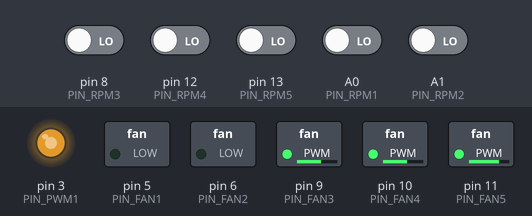
Recording of a sketch running on a simulated Arduino Uno, built with avr-gcc and run on an emulated ATmega328P. Shown: switched loads named in the sketch (green lamp = pin HIGH), output pins drawn as LEDs (lit = HIGH). The test bench sets the inputs (shaded band); at power-on: A0 (PIN_RPM1), A1 (PIN_RPM2), pin 8 (PIN_RPM3), pin 12 (PIN_RPM4), pin 13 (PIN_RPM5) LOW. Random numbers use the default seed unless the sketch sets one.

Above: at 0.1 s.
Timing chart, 0 to 1.6 s (numbered marks = the images above):
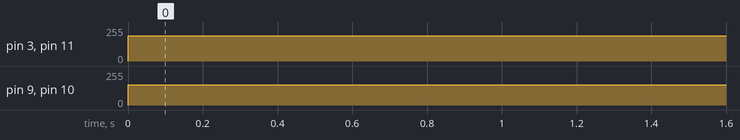

Measured:
- by itself, pin 3 (PIN_PWM1), pin 11 (PIN_FAN5): 0/255 → 191/255 at 0.00 s
- by itself, pin 9 (PIN_FAN3), pin 10 (PIN_FAN4): 0/255 → 152/255 at 0.00 s

The sketch:

pruebas_lab.ino
```cpp
//Incluimos librerías

#include <stdio.h>
#include "Fan.h"

const uint8_t PIN_DTemp = A3;
const uint8_t PIN_LEDs = A2;
const uint8_t PIN_RPM2 = A1;
const uint8_t PIN_RPM1 = A0;
const uint8_t PIN_PWM1 = 3; //Freqüència PWM = 490Hz
const uint8_t PIN_FAN1 = 5; //Freqüència PWM = 980Hz
const uint8_t PIN_FAN2 = 6; //Freqüència PWM = 980Hz
const uint8_t PIN_RPM3 = 8;
const uint8_t PIN_FAN3 = 9; //Freqüència PWM = 490Hz
const uint8_t PIN_FAN4 = 10; //Freqüència PWM = 490Hz
const uint8_t PIN_FAN5 = 11; //Freqüència PWM = 490Hz
const uint8_t PIN_RPM4 = 12;
const uint8_t PIN_RPM5 = 13;

FanType_t type_fan1 = FourPins_Soft;
FanType_t type_fan2 = FourPins_Hard;
FanType_t type_fan3 = FourPins_Hard;
FanType_t type_fan4 = ThreePins;
FanType_t type_fan5 = ThreePins;

Operation_Mode_t mode_fan = MANUAL;

uint16_t rpm_fan1 = 0;
uint16_t rpm_fan2 = 0;
uint16_t rpm_fan3 = 0;
uint16_t rpm_fan4 = 0;
uint16_t rpm_fan5 = 0;

uint8_t rpm_fan1_percent = 0; //Per quan es rebi per part de l'interfície gràfica
uint8_t rpm_fan2_percent = 0;
uint8_t rpm_fan3_percent = 0;
uint8_t rpm_fan4_percent = 0;
uint8_t rpm_fan5_percent = 0;

float temp_sensor1 = 0.0;
float temp_sensor2 = 0.0;
float temp_sensor3 = 0.0;

Fan Fan1(type_fan1, PIN_RPM1, PIN_FAN1, PIN_PWM1);
Fan Fan2(type_fan2, PIN_RPM2, PIN_FAN2);
Fan Fan3(type_fan3, PIN_RPM3, PIN_FAN3);
Fan Fan4(type_fan4, PIN_RPM4, PIN_FAN4);
Fan Fan5(type_fan5, PIN_RPM5, PIN_FAN5);

const word PWM_FREQ_HZ = 25000; //Adjust this value to adjust the frequency
const word TCNT1_TOP = 16000000/(2*PWM_FREQ_HZ);


const word OCRA_TOP = 1;

void setup() {

  Serial.begin(115200);

  // Clear Timer1 control and count registers PHASE CORRECT PWM perque el calcul ho permet
  TCCR1A = 0;
  TCCR1B = 0;
  TCNT1  = 0;

  // Set Timer1 configuration
  // COM1A(1:0) = 0b10   (Output A clear rising/set falling)
  // COM1B(1:0) = 0b00   (Output B normal operation)
  // WGM(13:10) = 0b1010 (Phase correct PWM)
  // ICNC1      = 0b0    (Input capture noise canceler disabled)
  // ICES1      = 0b0    (Input capture edge select disabled)
  // CS(12:10)  = 0b001  (Input clock select = clock/1)

  TCCR1A |= (1 << COM1A1) | (1 << WGM11);
  TCCR1B |= (1 << WGM13) | (1 << CS10);
  ICR1 = TCNT1_TOP;

  //PHASE CORRECT PWM Mod Perque el calcul ho permet

  TCCR2A = 0;
  TCCR2B = 0;
  OCR2A  = 0;
  TCNT2 = 0;

  TCCR2A |= (1 << COM2A1) | (1 << WGM20);
  TCCR2B |= (0 << WGM22) | (1 << CS20);
  OCR2A = OCRA_TOP;


  Fan1.begin();
  Fan2.begin();
  Fan3.begin();
  Fan4.begin();
  Fan5.begin();

}

void loop() {


  /*Fan1.setFanSpeed(mode_fan, temp_sensor1, rpm_fan1_percent);
  Fan2.setFanSpeed(mode_fan, temp_sensor2, rpm_fan2_percent);
  Fan3.setFanSpeed(mode_fan, temp_sensor2, rpm_fan3_percent);
  Fan4.setFanSpeed(mode_fan, temp_sensor3, rpm_fan4_percent);
  Fan5.setFanSpeed(mode_fan, temp_sensor3, rpm_fan5_percent);*/

  Fan1.measureRPM();
  Fan2.measureRPM();
  Fan3.measureRPM();
  Fan4.measureRPM();
  Fan5.measureRPM();

  rpm_fan1 = Fan1.getRPM();
  rpm_fan2 = Fan2.getRPM();
  rpm_fan3 = Fan3.getRPM();
  rpm_fan4 = Fan4.getRPM();
  rpm_fan5 = Fan5.getRPM();

  /*Serial.print("Revoluciones ventilador 3: ");
  Serial.println(rpm_fan3);*/

  /*Serial.print("Revoluciones ventilador 4: ");
  Serial.println(rpm_fan4);*/

  /*Serial.print("Revoluciones ventilador 5: ");
  Serial.println(rpm_fan5);*/


  analogWrite(9, 191); //Funciona igual a 25kHz
  analogWrite(10, 191); //Funciona igual a 25kHz
  analogWrite(3, 191); //Funciona igual a 31.33kHz
  analogWrite(11, 191); //Funciona igual a 31.33kHz
}
```

Fan.cpp
```cpp
#include "Fan.h"

/*******************************************************************************
 ** Initializations
 ******************************************************************************/

Fan::Fan(FanType_t type, uint8_t pin_rpm, uint8_t pin_fan, uint8_t pin_pwm = 0)
{
  type_    = type;
  pin_fan_ = pin_fan;
  pin_rpm_ = pin_rpm;
  pin_pwm_ = pin_pwm;

  last_pwm_value = 0;

  rpm_ = 0;
  start_time_ = 0;
  counting_  = false;
}


void Fan::begin()
{
  pinMode(pin_rpm_, INPUT);
  pinMode(pin_fan_, OUTPUT);
  if( pin_pwm_ != 0 ){
    pinMode(pin_pwm_, OUTPUT);
  }
}


/*
 *
 *
 */
void Fan::measureRPM(){

  // llegim l'entrada una única vegada enlloc de fer-ho dues vegades si no és compleix el primer if
  int current_value = digitalRead(pin_rpm_);

  if( current_value == LOW && counting_ == true ){
    counting_ = false;
    unsigned long end_time = micros();  // s'ha de tenir en compte que micros retorna un unsigned long
    // el temps final no fa falta sigui variable de classe, només s'empra aquí

    // si no és compleix es que ha coincidit amb el desbordament del comptador intern
    if ( end_time > start_time_ )
    {
      // la durada del pols tampoc fa falta que sigui variable de classe
      unsigned int pulse_width = micros() - start_time_;
      rpm_ = (60*1000000)/(4*pulse_width);
    }
  }else if(current_value == HIGH && counting_ == false){

    start_time_ = micros();
    counting_ = true;
  }
}

void Fan::setFanSpeed(Operation_Mode_t oper_mode, uint8_t temperature, uint8_t percent){
  int pwm_value;
  pwm_value = calculateFanSpeed(oper_mode, temperature, percent);
  if(oper_mode == MANUAL){
    if(pin_pwm_ != 0){
      analogWrite(pin_pwm_, pwm_value);
      digitalWrite(pin_fan_, HIGH);
    }else{
      analogWrite(pin_fan_, pwm_value);
    }
  }else{
    if(last_pwm_value >= (pwm_value + 5) || pwm_value >= (last_pwm_value + 5)){
      if(pin_pwm_ != 0){
        analogWrite(pin_pwm_, pwm_value);
        digitalWrite(pin_fan_, HIGH);
      }else{
        analogWrite(pin_fan_, pwm_value);
      }
    }
  }
  last_pwm_value = pwm_value;
}

uint8_t Fan::calculateFanSpeed(Operation_Mode_t oper_mode, uint8_t temperature, uint8_t percent){
  int pwm_value;
  switch ( oper_mode )
  {
    case MANUAL:
      pwm_value = map(percent, 0, 100, 101, 255);
      break;
    case SILENT:
      pwm_value = map(temperature, 55, 85, 101, 255);
      break;
    case NORMAL:
      pwm_value = map(temperature, 45, 85, 101, 255); //Com a valor minim de PWM establim 101 ja que sera el valor minim el qual fara que el venmtilador giri minimament
      break;
    case GAMING:
      pwm_value = map(temperature, 35, 75, 101, 255); //Baixam el rang de temperatura per a que s'activi abans ja que es suposa que estirem exigint molt a la computadora
      break;
    default:
      break;
  }
  return pwm_value;

}
```

Fan.h
```cpp
#ifndef FAN_H
#define FAN_H

#include <Arduino.h>
#include <stdint.h>

typedef enum {ThreePins, FourPins_Soft, FourPins_Hard} FanType_t;
typedef enum {SILENT, NORMAL, GAMING, MANUAL} Operation_Mode_t;  // Enlloc de ECO té més sentit SILENT

class Fan {
  public:
    // Initializations

    Fan(FanType_t type, uint8_t pin_rpm, uint8_t pin_fan, uint8_t pin_pwm = 0);

    // Les inicialitzacions dels pins s'han de fer dins el setup(), poden donar problemes si es fan al constructor ja que s'executarà abans del setup()
    void begin();

    void measureRPM();

    void setFanSpeed(Operation_Mode_t oper_mode, uint8_t temperature, uint8_t percent = 0);

    uint16_t getRPM()
    {
      return rpm_;
    }

  private:
    // afegeixo _ al final a les variables de classe. Es una pràctica habitual perquè al codi quedi més clar quines són variables de classe i quines no
    // també s'eviten problemes quan els argument s'anomenen igual, com per exemple al constructor
    FanType_t type_;
    uint8_t   pin_rpm_;
    uint8_t   pin_fan_;
    uint8_t   pin_pwm_;

    uint16_t  rpm_;

    int last_pwm_value;

    unsigned long start_time_; // la funció micros retorna aquest tipus de dada no basta un uint16_t
    bool     counting_;

    uint8_t calculateFanSpeed(Operation_Mode_t oper_mode, uint8_t temperature, uint8_t percent = 0);
};

#endif
```

Led.cpp
```cpp
#include "Led.h"

/*******************************************************************************
 ** Initializations
 ******************************************************************************/

Led::Led(uint8_t pin_led_, uint8_t num_led_, Led_Effect_t current_eff_)
: pin_led(pin_led_), num_led(num_led_), current_eff(current_eff_){

  leds = new CRGB[num_led];
}

void Led::begin()
{

  pinMode(pin_led, OUTPUT);

  FastLED.addLeds <WS2812, A2, GRB>(leds, num_led).setCorrection(TypicalLEDStrip);
  FastLED.setBrightness(50);
}

void Led::selectEffect(Led_Effect_t current_effect_){
  current_eff = current_effect_;
  switch(current_eff){
    case RGB_LOOP:
      RGBLoop();
      break;
    case FADEINOUT:
      FadeInOut(0xff, 0x00, 0x00); // red
      FadeInOut(0xff, 0xff, 0xff); // white
      FadeInOut(0x00, 0x00, 0xff); // blue
      break;
    case STROBE:
      Strobe(0xff, 0xff, 0xff, 10, 50, 1000);
      break;
    case CYLONBOUNCE:
      CylonBounce(0xff, 0x00, 0x00, 4, 10, 50);
      break;
    case NEWKITT:
      NewKITT(0xff, 0x00, 0x00, 8, 10, 50);
      break;
    case TWINKLE:
      Twinkle(0xff, 0x00, 0x00, 10, 100, false);
      break;
    default:
      break;
  }
}

void Led::RGBLoop(){
  for(int j = 0; j < 3; j++ ) {
    // Fade IN
    for(int k = 0; k < 256; k++) {
      switch(j) {
        case 0: setAll(k,0,0); break;
        case 1: setAll(0,k,0); break;
        case 2: setAll(0,0,k); break;
      }
      showStrip();
      delay(3);
    }
    // Fade OUT
    for(int k = 255; k >= 0; k--) {
      switch(j) {
        case 0: setAll(k,0,0); break;
        case 1: setAll(0,k,0); break;
        case 2: setAll(0,0,k); break;
      }
      showStrip();
      delay(3);
    }
  }
}
void Led::FadeInOut(byte red, byte green, byte blue){
  float r, g, b;

  for(int k = 0; k < 256; k=k+1) {
    r = (k/256.0)*red;
    g = (k/256.0)*green;
    b = (k/256.0)*blue;
    setAll(r,g,b);
    showStrip();
  }

  for(int k = 255; k >= 0; k=k-2) {
    r = (k/256.0)*red;
    g = (k/256.0)*green;
    b = (k/256.0)*blue;
    setAll(r,g,b);
    showStrip();
  }
}
void Led::Strobe(byte red, byte green, byte blue, int StrobeCount, int FlashDelay, int EndPause){
  for(int j = 0; j < StrobeCount; j++) {
    setAll(red,green,blue);
    showStrip();
    delay(FlashDelay);
    setAll(0,0,0);
    showStrip();
    delay(FlashDelay);
  }

 delay(EndPause);
}
void Led::CylonBounce(byte red, byte green, byte blue, int EyeSize, int SpeedDelay, int ReturnDelay){
  for(int i = 0; i < num_led-EyeSize-2; i++) {
    setAll(0,0,0);
    setPixel(i, red/10, green/10, blue/10);
    for(int j = 1; j <= EyeSize; j++) {
      setPixel(i+j, red, green, blue);
    }
    setPixel(i+EyeSize+1, red/10, green/10, blue/10);
    showStrip();
    delay(SpeedDelay);
  }
  delay(ReturnDelay);
  for(int i = num_led-EyeSize-2; i > 0; i--) {
    setAll(0,0,0);
    setPixel(i, red/10, green/10, blue/10);
    for(int j = 1; j <= EyeSize; j++) {
      setPixel(i+j, red, green, blue);
    }
    setPixel(i+EyeSize+1, red/10, green/10, blue/10);
    showStrip();
    delay(SpeedDelay);
  }

  delay(ReturnDelay);
}
void Led::NewKITT(byte red, byte green, byte blue, int EyeSize, int SpeedDelay, int ReturnDelay){
  RightToLeft(red, green, blue, EyeSize, SpeedDelay, ReturnDelay);
  LeftToRight(red, green, blue, EyeSize, SpeedDelay, ReturnDelay);
  OutsideToCenter(red, green, blue, EyeSize, SpeedDelay, ReturnDelay);
  CenterToOutside(red, green, blue, EyeSize, SpeedDelay, ReturnDelay);
  LeftToRight(red, green, blue, EyeSize, SpeedDelay, ReturnDelay);
  RightToLeft(red, green, blue, EyeSize, SpeedDelay, ReturnDelay);
  OutsideToCenter(red, green, blue, EyeSize, SpeedDelay, ReturnDelay);
  CenterToOutside(red, green, blue, EyeSize, SpeedDelay, ReturnDelay);
}
// used by NewKITT
void Led::CenterToOutside(byte red, byte green, byte blue, int EyeSize, int SpeedDelay, int ReturnDelay) {
  for(int i =((num_led-EyeSize)/2); i>=0; i--) {
    setAll(0,0,0);

    setPixel(i, red/10, green/10, blue/10);
    for(int j = 1; j <= EyeSize; j++) {
      setPixel(i+j, red, green, blue);
    }
    setPixel(i+EyeSize+1, red/10, green/10, blue/10);

    setPixel(num_led-i, red/10, green/10, blue/10);
    for(int j = 1; j <= EyeSize; j++) {
      setPixel(num_led-i-j, red, green, blue);
    }
    setPixel(num_led-i-EyeSize-1, red/10, green/10, blue/10);

    showStrip();
    delay(SpeedDelay);
  }
  delay(ReturnDelay);
}
// used by NewKITT
void Led::OutsideToCenter(byte red, byte green, byte blue, int EyeSize, int SpeedDelay, int ReturnDelay) {
  for(int i = 0; i<=((num_led-EyeSize)/2); i++) {
    setAll(0,0,0);

    setPixel(i, red/10, green/10, blue/10);
    for(int j = 1; j <= EyeSize; j++) {
      setPixel(i+j, red, green, blue);
    }
    setPixel(i+EyeSize+1, red/10, green/10, blue/10);

    setPixel(num_led-i, red/10, green/10, blue/10);
    for(int j = 1; j <= EyeSize; j++) {
      setPixel(num_led-i-j, red, green, blue);
    }
    setPixel(num_led-i-EyeSize-1, red/10, green/10, blue/10);

    showStrip();
    delay(SpeedDelay);
  }
  delay(ReturnDelay);
}
// used by NewKITT
void Led::LeftToRight(byte red, byte green, byte blue, int EyeSize, int SpeedDelay, int ReturnDelay) {
  for(int i = 0; i < num_led-EyeSize-2; i++) {
    setAll(0,0,0);
    setPixel(i, red/10, green/10, blue/10);
    for(int j = 1; j <= EyeSize; j++) {
      setPixel(i+j, red, green, blue);
    }
    setPixel(i+EyeSize+1, red/10, green/10, blue/10);
    showStrip();
    delay(SpeedDelay);
  }
  delay(ReturnDelay);
}
// used by NewKITT
void Led::RightToLeft(byte red, byte green, byte blue, int EyeSize, int SpeedDelay, int ReturnDelay) {
  for(int i = num_led-EyeSize-2; i > 0; i--) {
    setAll(0,0,0);
    setPixel(i, red/10, green/10, blue/10);
    for(int j = 1; j <= EyeSize; j++) {
      setPixel(i+j, red, green, blue);
    }
    setPixel(i+EyeSize+1, red/10, green/10, blue/10);
    showStrip();
    delay(SpeedDelay);
  }
  delay(ReturnDelay);
}
void Led::Twinkle(byte red, byte green, byte blue, int Count, int SpeedDelay, boolean OnlyOne) {
  setAll(0,0,0);

  for (int i=0; i<Count; i++) {
     setPixel(random(num_led),red,green,blue);
     showStrip();
     delay(SpeedDelay);
     if(OnlyOne) {
       setAll(0,0,0);
     }
   }

  delay(SpeedDelay);
}

// Aplicam els canvis realitzats als LEDs
void Led::showStrip() {
   FastLED.show();
}
// Establim un color de LED
void Led::setPixel(int Pixel, byte red, byte green, byte blue) {
   leds[Pixel].r = red;
   leds[Pixel].g = green;
   leds[Pixel].b = blue;
}
// Establim un color a tots els LEDs i l'aplicam (visible)
void Led::setAll(byte red, byte green, byte blue) {
  for(int i = 0; i < num_led; i++ ) {
    setPixel(i, red, green, blue);
  }
  showStrip();
}
```

Led.h
```cpp
#ifndef LED_H
#define LED_H

#include <Arduino.h>
#include <stdint.h>

#include <FastLED.h>

typedef enum {RGB_LOOP, FADEINOUT, STROBE, CYLONBOUNCE, NEWKITT, TWINKLE} Led_Effect_t;

class Led {
  public:
    // Initializations

    Led(uint8_t pin_led_, uint8_t num_led_, Led_Effect_t current_eff_);

    // Les inicialitzacions dels pins s'han de fer dins el setup(), poden donar problemes si es fan al constructor ja que s'executarà abans del setup()
    void begin();

    void selectEffect(Led_Effect_t current_effect_);

  private:

    uint8_t   pin_led;
    uint8_t   num_led;
    Led_Effect_t current_eff;
    CRGB *leds;

    byte bright = 50;
    byte baza = 0;


    void RGBLoop();

    void FadeInOut(byte red, byte green, byte blue);

    void Strobe(byte red, byte green, byte blue, int StrobeCount, int FlashDelay, int EndPause);

    void CylonBounce(byte red, byte green, byte blue, int EyeSize, int SpeedDelay, int ReturnDelay);

    void NewKITT(byte red, byte green, byte blue, int EyeSize, int SpeedDelay, int ReturnDelay);

    void CenterToOutside(byte red, byte green, byte blue, int EyeSize, int SpeedDelay, int ReturnDelay);

    void OutsideToCenter(byte red, byte green, byte blue, int EyeSize, int SpeedDelay, int ReturnDelay);

    void LeftToRight(byte red, byte green, byte blue, int EyeSize, int SpeedDelay, int ReturnDelay);

    void RightToLeft(byte red, byte green, byte blue, int EyeSize, int SpeedDelay, int ReturnDelay);

    void Twinkle(byte red, byte green, byte blue, int Count, int SpeedDelay, boolean OnlyOne);

    void showStrip();

    void setPixel(int Pixel, byte red, byte green, byte blue);

    void setAll(byte red, byte green, byte blue);

};

#endif
```

Temp.cpp
```cpp
#include "Temp.h"

/*******************************************************************************
 ** Initializations
 ******************************************************************************/

Temp::Temp(uint8_t pin_dtemp, byte sensor1[8], byte sensor2[8], byte sensor3[8])
: pin_data_temp(pin_dtemp), oneWire(pin_data_temp), sensorT(&oneWire){

  /*dir_sensor1 = sensor1; //Aquí deberemos pones lad irecciones obtenidas con el otro programa
  dir_sensor2 = sensor2;
  dir_sensor3 = sensor3;*/

  memcpy(dir_sensor1, sensor1, 8);
  memcpy(dir_sensor2, sensor2, 8);
  memcpy(dir_sensor3, sensor3, 8);


}


void Temp::begin()
{
  pinMode(pin_data_temp, INPUT);

  sensorT.begin();
}


void Temp::measureTemp(){
  sensorT.requestTemperatures();

  temp_sensor_1 = sensorT.getTempC(dir_sensor1);
  temp_sensor_2 = sensorT.getTempC(dir_sensor2);
  temp_sensor_3 = sensorT.getTempC(dir_sensor3);
}

float Temp::getTemp(uint8_t dir){
  float send_temp;
  switch(dir){
    case 1:
      send_temp = temp_sensor_1;
      break;
    case 2:
      send_temp = temp_sensor_2;
      break;
    case 3:
      send_temp = temp_sensor_3;
      break;
    default:
      break;
  }
  return send_temp;
}
```

Source omitted: Temp.h (1126 bytes)
